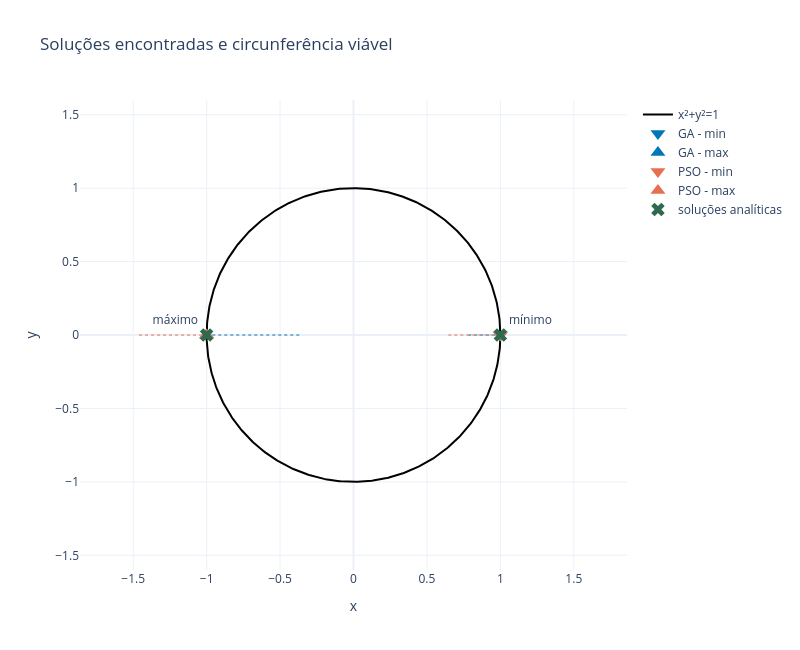

The notebook cell saved with this chart:
### Markdown cell above
## 11. Pontos encontrados no plano $xy$

O gráfico reúne as quatro soluções projetadas e mostra o segmento entre cada melhor ponto bruto e sua versão reparada. Os marcadores analíticos servem somente como referência visual.

### Code cell
theta = np.linspace(0, 2 * np.pi, 600)
fig_points = go.Figure()
fig_points.add_trace(go.Scatter(
    x=np.cos(theta),
    y=np.sin(theta),
    mode="lines",
    name="x²+y²=1",
    line=dict(color="black", width=2),
))

solution_colors = {"GA": "#0077b6", "PSO": "#e76f51"}
solution_symbols = {"min": "triangle-down", "max": "triangle-up"}

for solution in solutions:
    fig_points.add_trace(go.Scatter(
        x=[solution["x_bruto"], solution["x_projetado"]],
        y=[solution["y_bruto"], solution["y_projetado"]],
        mode="lines",
        line=dict(color=solution_colors[solution["algoritmo"]], width=1, dash="dot"),
        showlegend=False,
    ))
    fig_points.add_trace(go.Scatter(
        x=[solution["x_projetado"]],
        y=[solution["y_projetado"]],
        mode="markers",
        name=f"{solution['algoritmo']} - {solution['modo']}",
        marker=dict(
            color=solution_colors[solution["algoritmo"]],
            size=13,
            symbol=solution_symbols[solution["modo"]],
        ),
    ))

fig_points.add_trace(go.Scatter(
    x=[1.0, -1.0],
    y=[0.0, 0.0],
    mode="markers+text",
    name="soluções analíticas",
    marker=dict(color="#2d6a4f", size=12, symbol="x"),
    text=["mínimo", "máximo"],
    textposition=["top right", "top left"],
))
fig_points.update_xaxes(title_text="x", range=[-1.6, 1.6], zeroline=True)
fig_points.update_yaxes(
    title_text="y",
    range=[-1.6, 1.6],
    zeroline=True,
    scaleanchor="x",
    scaleratio=1,
)
fig_points.update_layout(
    title="Soluções encontradas e circunferência viável",
    width=800,
    height=650,
    template="plotly_white",
)
fig_points.show()

### Figure 1 — Plotly figure (JSON) as saved in the notebook; plotly's stock layout.template omitted (floating-point values rounded to 4 significant figures; data arrays with more than 128 entries replaced by an {"elided": "..."} marker saying what was removed)
{"data": [{"line": {"color": "black", "width": 2}, "mode": "lines", "name": "x²+y²=1", "type": "scatter", "x": {"elided": "600 float values"}, "y": {"elided": "600 float values"}}, {"line": {"color": "#0077b6", "dash": "dot", "width": 1}, "mode": "lines", "showlegend": false, "type": "scatter", "x": [0.7816, 1], "y": [4.904e-09, 6.274e-09]}, {"marker": {"color": "#0077b6", "size": 13, "symbol": "triangle-down"}, "mode": "markers", "name": "GA - min", "type": "scatter", "x": [1], "y": [6.274e-09]}, {"line": {"color": "#0077b6", "dash": "dot", "width": 1}, "mode": "lines", "showlegend": false, "type": "scatter", "x": [-0.3692, -1], "y": [-1.038e-09, -2.811e-09]}, {"marker": {"color": "#0077b6", "size": 13, "symbol": "triangle-up"}, "mode": "markers", "name": "GA - max", "type": "scatter", "x": [-1], "y": [-2.811e-09]}, {"line": {"color": "#e76f51", "dash": "dot", "width": 1}, "mode": "lines", "showlegend": false, "type": "scatter", "x": [0.6455, 1.0], "y": [8.896e-08, 1.378e-07]}, {"marker": {"color": "#e76f51", "size": 13, "symbol": "triangle-down"}, "mode": "markers", "name": "PSO - min", "type": "scatter", "x": [1.0], "y": [1.378e-07]}, {"line": {"color": "#e76f51", "dash": "dot", "width": 1}, "mode": "lines", "showlegend": false, "type": "scatter", "x": [-1.46, -1.0], "y": [6.805e-07, 4.661e-07]}, {"marker": {"color": "#e76f51", "size": 13, "symbol": "triangle-up"}, "mode": "markers", "name": "PSO - max", "type": "scatter", "x": [-1.0], "y": [4.661e-07]}, {"marker": {"color": "#2d6a4f", "size": 12, "symbol": "x"}, "mode": "markers+text", "name": "soluções analíticas", "text": ["mínimo", "máximo"], "textposition": ["top right", "top left"], "type": "scatter", "x": [1, -1], "y": [0, 0]}], "layout": {"height": 650, "title": {"text": "Soluções encontradas e circunferência viável"}, "width": 800, "xaxis": {"range": [-1.6, 1.6], "title": {"text": "x"}, "zeroline": true}, "yaxis": {"range": [-1.6, 1.6], "scaleanchor": "x", "scaleratio": 1, "title": {"text": "y"}, "zeroline": true}}}
